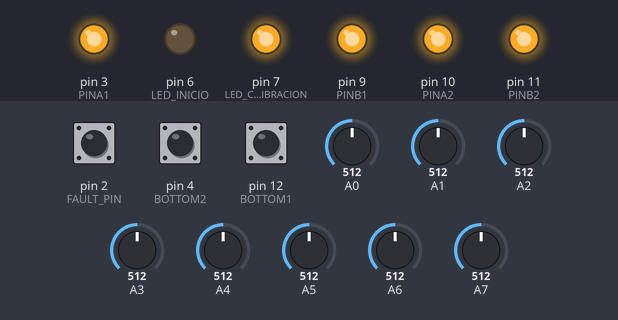
Recording of a program running on a simulated Arduino Nano, built with avr-gcc and run on an emulated ATmega328P. Shown: output pins drawn as LEDs (lit = HIGH). Dashed ring = blinking. The inputs (shaded band) are chosen by the test bench; at power-on: pin 12 (BOTTOM1) HIGH, pin 2 (FAULT_PIN) HIGH, pin 4 (BOTTOM2) HIGH, A0 = 512, A1 = 512, A2 = 512, A3 = 512, A4 = 512, A5 = 512, A6 = 512, A7 = 512. EEPROM starts erased.

Above: at 0.8 s.
0.9 s: pin 12 (BOTTOM1) pulsed LOW 2 times (0.12 s each, 0.3 s apart)
At 1.9 s:
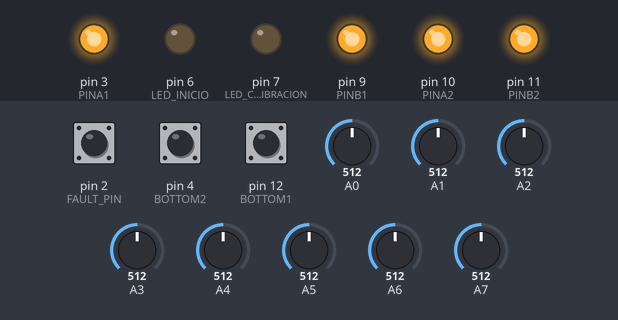
3.0 s: pin 12 (BOTTOM1) pulled LOW for 0.15 s
At 3.4 s:
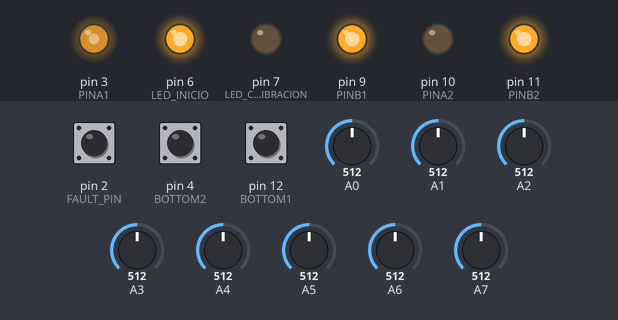
4.6 s: pin 2 (FAULT_PIN) pulled LOW for 1 s
At 5.1 s:
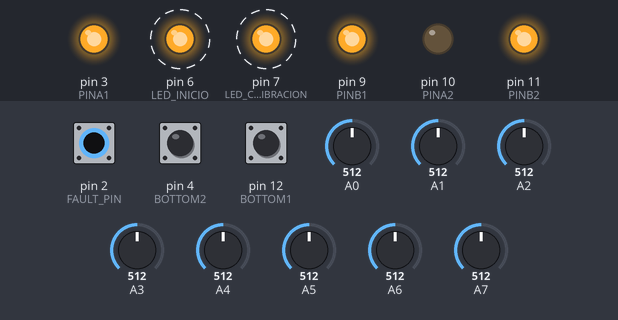
Timing chart, 0 to 7.6 s (numbered marks = the images above; inputs shaded):
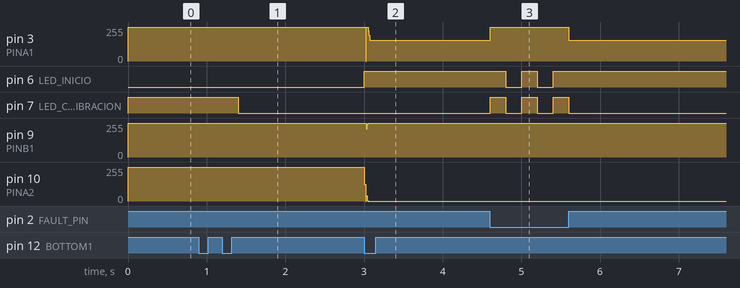

The program:

main.cpp
```cpp
#include <Arduino.h>
#include <EEPROM.h>
#include <avr/interrupt.h>

#define NUM_CH 8   // usar 6 para Arduino UNO (solo A0..A5)

// === CONFIGURACIÓN ===
#define REGLA 1
//#define DEBUG           // ← Comentá esta línea para desactivar logs por Serial
#define USE_FAULT_PROTECT   // ← Comentá esta línea para desactivar la protección por nFAULT

// === PINES ===
#define BOTTOM1 12      // ↓ Disminuye kp
#define BOTTOM2 4       // ↑ Aumenta kp
#define PINA1 3
#define PINB1 9
#define PINA2 10
#define PINB2 11
#define LED_INICIO 6
#define LED_CALIBRACION 7

#ifdef USE_FAULT_PROTECT
#define FAULT_PIN 2     // Pin conectado a nFAULT del DRV8833
#endif

// === EEPROM ===
#define EEPROM_ADDR_KP 10 // Dirección de EEPROM para guardar kp

// === PID ===
#define TIME 1
// === BOTONES ===
unsigned long debounceDelay = 100;
unsigned long lastDebounceTime1 = 0;
unsigned long lastDebounceTime2 = 0;
unsigned long lastTime = 0;
bool lastState1 = HIGH;
bool lastState2 = HIGH;

#ifdef USE_FAULT_PROTECT
volatile bool faultActiveISR = false; // Flag de interrupción
#endif

// === SENSORES ===
const int sensores[8] = {A0, A1, A2, A3, A4, A5, A6, A7};
int valor_blanco[8];
int valor_negro[8];
int valor_umbrales[8];
bool valor_binario[8];

// === POSICIÓN ===
int pos = 0;
int poslast = 0;
int sumap = 0;
int suma = 0;

// === PID ===
float kp = 0.7;
float ki = 0.1;
float kd = 4.0;
float error = 0;
float error2 = 0;
float error3 = 0;
float error4 = 0;
float error5 = 0;
float error6 = 0;
float lastError = 0;
float integral = 0;
float derivative = 0;
float setpoint = 350;
int correccion = 0;
int baseSpeed = 130;


volatile uint8_t adc_vals[NUM_CH];   // vector de resultados (0..255)
volatile uint8_t canal_actual = 0;
volatile uint8_t descartar = 1;


// === MOTOR ===
class Motor {
  private:
    int pinA;
    int pinB;

  public:
    Motor(int _pinA, int _pinB) : pinA(_pinA), pinB(_pinB) {}

    void begin() {
      pinMode(pinA, OUTPUT);
      pinMode(pinB, OUTPUT);
      // Inicializar en modo frenado activo (HIGH-HIGH)
      digitalWrite(pinA, HIGH);
      digitalWrite(pinB, HIGH);
    }

    void setSpeed(int speed) {
      speed = constrain(speed, -255, 255);
      static int16_t lastspeed = 0;
      if(lastspeed != speed){
        if (speed > 0) {
          // Forward PWM, slow decay: 1 (HIGH) + PWM
          digitalWrite(pinA, HIGH);
          analogWrite(pinB, 255 - speed); // Invertimos el PWM para slow decay
        } else if (speed < 0) {
          // Reverse PWM, slow decay: PWM + 1 (HIGH)
          analogWrite(pinA, 255 + speed); // Invertimos el PWM para slow decay (speed es negativo)
          digitalWrite(pinB, HIGH);
        } else {
          // Frenado activo: ambos HIGH
          digitalWrite(pinA, HIGH);
          digitalWrite(pinB, HIGH);
        }
        lastspeed = speed;
      }
    }
};

Motor M1 = Motor(PINA1, PINB1);
Motor M2 = Motor(PINB2, PINA2);

void adc_init_freerun_8bit(void) {
  // Vref = AVcc, resultado alineado a la izquierda, canal inicial = A0
  ADMUX = (1 << REFS0) | (1 << ADLAR);

  // Prescaler = 16 → ADPS2:0 = 100 → /16
  ADCSRA = (1 << ADEN) | (1 << ADATE) | (1 << ADIE) | (1 << ADPS2);

  // Free Running (ADTS=000)
  ADCSRB &= ~((1 << ADTS2) | (1 << ADTS1) | (1 << ADTS0));

  // Deshabilitar buffers digitales (reduce ruido)
  DIDR0 = 0;
  if (NUM_CH > 0) DIDR0 |= (1 << ADC0D);
  if (NUM_CH > 1) DIDR0 |= (1 << ADC1D);
  if (NUM_CH > 2) DIDR0 |= (1 << ADC2D);
  if (NUM_CH > 3) DIDR0 |= (1 << ADC3D);
  if (NUM_CH > 4) DIDR0 |= (1 << ADC4D);
  if (NUM_CH > 5) DIDR0 |= (1 << ADC5D);
#if defined(ADC6D) && defined(ADC7D)
  if (NUM_CH > 6) DIDR0 |= (1 << ADC6D);
  if (NUM_CH > 7) DIDR0 |= (1 << ADC7D);
#endif

  // Iniciar la primera conversión
  ADCSRA |= (1 << ADSC);

  sei(); // habilitar interrupciones globales
}

ISR(ADC_vect) {
  uint8_t valor = ADCH; // lectura de 8 bits

  if (descartar) {
    descartar = 0; // no guardar esta muestra
    return;
  }

  // Guardar valor del canal actual
  adc_vals[canal_actual] = valor;

  // Avanzar al siguiente canal
  canal_actual++;
  if (canal_actual >= NUM_CH) canal_actual = 0;

  // Configurar canal nuevo y descartar próxima conversión
  ADMUX = (ADMUX & 0xF0) | (canal_actual & 0x0F);
  descartar = 1;
}

// === PID ===

float calcularKp(int p){
if (p >= 600 && p <= 100)return kp * 5;
else return kp;
}

int calcularPID(int lectura) {
  error = setpoint - lectura;
  integral = error + error2 + error3 + error4 + error5 + error6;
  derivative = error - lastError;
  lastError = error;
  error6 = error5;
  error5 = error4;
  error4 = error3;
  error3 = error2;
  error2 = error;
  return (calcularKp(lectura) * error + ki * integral + kd * derivative);
}

void girro(int p, int velz, int veld){
  if(p >= 650){
    M2.setSpeed(0);
    M1.setSpeed(200);
  }
  else if(p <= 50){
    M2.setSpeed(200);
    M1.setSpeed(0);
  }
  else{
    M2.setSpeed(constrain(velz, -255, 255));
    M1.setSpeed(constrain(veld, -255, 255));
  }
}


// === CALIBRACIÓN DE SENSORES ===
void calibrarSensores() {
  digitalWrite(LED_CALIBRACION, HIGH);
  while (digitalRead(BOTTOM1));
  delay(10);
  for (int x = 0; x < 8; x++) {
    int valor_promedio = 0;
    for (int i = 0; i < 10; i++){
      valor_promedio += adc_vals[x];
    }
    valor_blanco[x] = valor_promedio/10;
  }

  delay(200);
  while (!digitalRead(BOTTOM1));
  delay(10);
  while (digitalRead(BOTTOM1));

  for (int x = 0; x < 8; x++) {
    int valor_promedio = 0;
    for (int i = 0; i < 10; i++){
      valor_promedio += adc_vals[x];
    }
    valor_negro[x] = valor_promedio/10;
  }

  for (int x = 0; x < 8; x++) {
    valor_umbrales[x] = (valor_blanco[x] + valor_negro[x]) / 2;
  }

  delay(200);
  digitalWrite(LED_CALIBRACION, LOW);
  while (!digitalRead(BOTTOM1));
  delay(10);
  while (digitalRead(BOTTOM1));
}

#ifdef USE_FAULT_PROTECT
void faultISR() {
  faultActiveISR = true;
}
#endif

// === SETUP ===
void setup() {
  #ifdef DEBUG
  Serial.begin(115200);
  #endif

  adc_init_freerun_8bit();

  pinMode(BOTTOM1, INPUT_PULLUP);
  pinMode(BOTTOM2, INPUT_PULLUP);
  pinMode(LED_INICIO, OUTPUT);
  pinMode(LED_CALIBRACION, OUTPUT);

  #ifdef USE_FAULT_PROTECT
  pinMode(FAULT_PIN, INPUT_PULLUP);
  attachInterrupt(digitalPinToInterrupt(FAULT_PIN), faultISR, FALLING);
  #endif

  M1.begin();
  M2.begin();
  // Leer kp desde EEPROM
  EEPROM.get(EEPROM_ADDR_KP, kp);
  if (isnan(kp) || kp < 0.05 || kp > 5.0) {
    kp = 0.1;
  }

  calibrarSensores();

  digitalWrite(LED_INICIO, HIGH);

  #ifdef DEBUG
  Serial.print("Sistema iniciado. kp = ");
  Serial.println(kp);
  #endif
    // --- Cambiar Timer1 (pines 9 y 10) a ~980 Hz ---
  TCCR1B = (TCCR1B & 0b11111000) | 0x03; // prescaler = 64 → 16MHz / (64*256) = 976.56 Hz aprox.

  // --- Cambiar Timer2 (pines 3 y 11) a ~980 Hz ---
  TCCR2B = (TCCR2B & 0b11111000) | 0x04; // prescaler = 64 → 16MHz / (64*256) = 976.56 Hz aprox.

  #ifdef DEBUG
  Serial.println("Timers configurados a ~980Hz");
  #endif

  lastTime = millis();
}

// === LOOP ===
void loop() {

  #ifdef USE_FAULT_PROTECT
  static bool faultBlinkState = false;
  static unsigned long lastBlinkTime = 0;

  if (faultActiveISR) {
    // Parar motores
    M1.setSpeed(0);
    M2.setSpeed(0);

    // Parpadeo LEDs cada 200ms
    if (millis() - lastBlinkTime >= 200) {
      lastBlinkTime = millis();
      faultBlinkState = !faultBlinkState;
      digitalWrite(LED_INICIO, faultBlinkState);
      digitalWrite(LED_CALIBRACION, faultBlinkState);
    }

    // Salir del loop normal
    if (digitalRead(FAULT_PIN) == HIGH) {
      // Falla se liberó
      faultActiveISR = false;
      digitalWrite(LED_INICIO, HIGH);
      digitalWrite(LED_CALIBRACION, LOW);
    } else {
      return; // Mantener parada
    }
  }
  #endif

  // Leer sensores
  sumap = 0;
  suma = 0;
  for (int x = 0; x < 8; x++) {
    valor_binario[x] = adc_vals[x] > valor_umbrales[x] ? REGLA : !REGLA;
    int peso = x * 100;
    sumap += valor_binario[x] * peso;
    suma += valor_binario[x];
  }

  // Calcular posición

  pos = sumap / suma;


  if (pos == -1) {
    if (poslast <= 200) pos = 0;
    else if (poslast >= 500) pos = 700;
    else {
      pos = 350;
    }
  }
  poslast = pos;

  // PID
  if(millis() > TIME + lastTime){
    correccion = calcularPID(pos);
    lastTime = millis();
  }

  // Control de motores
  int velocidadIzquierda = baseSpeed + correccion;
  int velocidadDerecha  = baseSpeed - correccion;
  //girro(pos, velocidadIzquierda, velocidadDerecha);

  M2.setSpeed(constrain(velocidadIzquierda, -255, 255));
  M1.setSpeed(constrain(velocidadDerecha, -255, 255));


  // === BOTÓN BOTTOM2: Aumentar kp ===
  bool currentState2 = digitalRead(BOTTOM2);
  if (currentState2 == LOW && lastState2 == HIGH && millis() - lastDebounceTime2 > debounceDelay) {
    kp += 0.05;
    EEPROM.put(EEPROM_ADDR_KP, kp);
    lastDebounceTime2 = millis();
    #ifdef DEBUG
    Serial.print("Aumentó kp: ");
    Serial.println(kp);
    #endif
  }
  lastState2 = currentState2;

  // === BOTÓN BOTTOM1: Disminuir kp ===
  bool currentState1 = digitalRead(BOTTOM1);
  if (currentState1 == LOW && lastState1 == HIGH && millis() - lastDebounceTime1 > debounceDelay) {
    kp = max(0.05, kp - 0.05);
    EEPROM.put(EEPROM_ADDR_KP, kp);
    lastDebounceTime1 = millis();
    #ifdef DEBUG
    Serial.print("Disminuyó kp: ");
    Serial.println(kp);
    #endif
  }
  lastState1 = currentState1;

  // Debug
  #ifdef DEBUG
  Serial.print("pos: "); Serial.print(pos);
  Serial.print(" | error: "); Serial.print(error);
  Serial.print(" | salida: "); Serial.print(correccion);
  Serial.print(" | kp: "); Serial.println(kp);
  #endif

  delay(10);
}
```

Measured:
- after the input at 0.9 s, pin 7 (LED_CALIBRACION): HIGH → LOW after 0.50 s
- after the input at 3.0 s, pin 3 (PINA1): 255/255 → 157/255 at once; pin 6 (LED_INICIO): LOW → HIGH at once; pin 9 (PINB1): 255/255 → 212/255 at once, → 247/255 0.01 s later, → 255/255 0.01 s later; pin 10 (PINA2): 255/255 → 0/255 at once
- after the input at 4.6 s, pin 3 (PINA1): 157/255 → 255/255 at once, → 157/255 1.0 s later; pin 6 (LED_INICIO): alternates HIGH for 0.20 s and LOW for 0.20 s, 4 changes in all, then stays HIGH, starting after 0.20 s; pin 7 (LED_CALIBRACION): alternates HIGH for 0.20 s and LOW for 0.20 s, 6 changes in all, then stays LOW, starting at once
